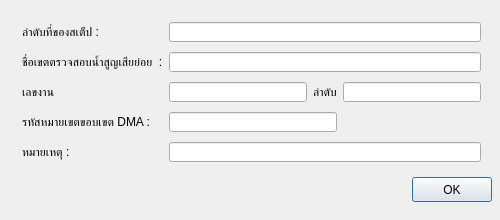
<?xml version="1.0" encoding="UTF-8"?>
<ui version="4.0">
 <class>Dialog</class>
 <widget class="QDialog" name="Dialog">
  <property name="geometry">
   <rect>
    <x>0</x>
    <y>0</y>
    <width>500</width>
    <height>220</height>
   </rect>
  </property>
  <property name="minimumSize">
   <size>
    <width>500</width>
    <height>220</height>
   </size>
  </property>
  <property name="maximumSize">
   <size>
    <width>500</width>
    <height>220</height>
   </size>
  </property>
  <property name="windowTitle">
   <string>Dialog</string>
  </property>
  <widget class="QWidget" name="layoutWidget">
   <property name="geometry">
    <rect>
     <x>11</x>
     <y>174</y>
     <width>481</width>
     <height>31</height>
    </rect>
   </property>
   <layout class="QHBoxLayout" name="horizontalLayout">
    <item>
     <spacer name="horizontalSpacer_8">
      <property name="orientation">
       <enum>Qt::Horizontal</enum>
      </property>
      <property name="sizeHint" stdset="0">
       <size>
        <width>40</width>
        <height>25</height>
       </size>
      </property>
     </spacer>
    </item>
    <item>
     <widget class="QPushButton" name="okBtn">
      <property name="minimumSize">
       <size>
        <width>0</width>
        <height>25</height>
       </size>
      </property>
      <property name="maximumSize">
       <size>
        <width>16777215</width>
        <height>25</height>
       </size>
      </property>
      <property name="text">
       <string>OK</string>
      </property>
     </widget>
    </item>
   </layout>
  </widget>
  <widget class="QWidget" name="">
   <property name="geometry">
    <rect>
     <x>16</x>
     <y>16</y>
     <width>471</width>
     <height>152</height>
    </rect>
   </property>
   <layout class="QGridLayout" name="gridLayout">
    <property name="leftMargin">
     <number>6</number>
    </property>
    <property name="topMargin">
     <number>6</number>
    </property>
    <property name="rightMargin">
     <number>6</number>
    </property>
    <property name="bottomMargin">
     <number>6</number>
    </property>
    <property name="verticalSpacing">
     <number>10</number>
    </property>
    <item row="0" column="0">
     <widget class="QLabel" name="label_8">
      <property name="text">
       <string>ลำดับที่ของสเต็ป :</string>
      </property>
     </widget>
    </item>
    <item row="1" column="0">
     <widget class="QLabel" name="label">
      <property name="text">
       <string>ชื่อเขตตรวจสอบน้ำสูญเสียย่อย  :</string>
      </property>
     </widget>
    </item>
    <item row="2" column="0">
     <widget class="QLabel" name="label_2">
      <property name="text">
       <string>เลขงาน</string>
      </property>
     </widget>
    </item>
    <item row="2" column="1">
     <widget class="QLineEdit" name="JobStepId">
      <property name="minimumSize">
       <size>
        <width>100</width>
        <height>0</height>
       </size>
      </property>
     </widget>
    </item>
    <item row="2" column="2">
     <widget class="QLabel" name="label_3">
      <property name="text">
       <string>ลําดับ</string>
      </property>
     </widget>
    </item>
    <item row="2" column="3">
     <widget class="QLineEdit" name="JobStepNo">
      <property name="minimumSize">
       <size>
        <width>100</width>
        <height>0</height>
       </size>
      </property>
     </widget>
    </item>
    <item row="3" column="0">
     <widget class="QLabel" name="label_4">
      <property name="text">
       <string>รหัสหมายเขตขอบเขต DMA :</string>
      </property>
     </widget>
    </item>
    <item row="3" column="1" colspan="2">
     <widget class="QLineEdit" name="dmaNo"/>
    </item>
    <item row="4" column="0">
     <widget class="QLabel" name="label_5">
      <property name="text">
       <string>หมายเหตุ :</string>
      </property>
     </widget>
    </item>
    <item row="0" column="1" colspan="3">
     <widget class="QLineEdit" name="stepNo">
      <property name="minimumSize">
       <size>
        <width>160</width>
        <height>0</height>
       </size>
      </property>
     </widget>
    </item>
    <item row="1" column="1" colspan="3">
     <widget class="QLineEdit" name="stepName"/>
    </item>
    <item row="4" column="1" colspan="3">
     <widget class="QLineEdit" name="remark"/>
    </item>
   </layout>
  </widget>
 </widget>
 <resources/>
 <connections/>
</ui>
